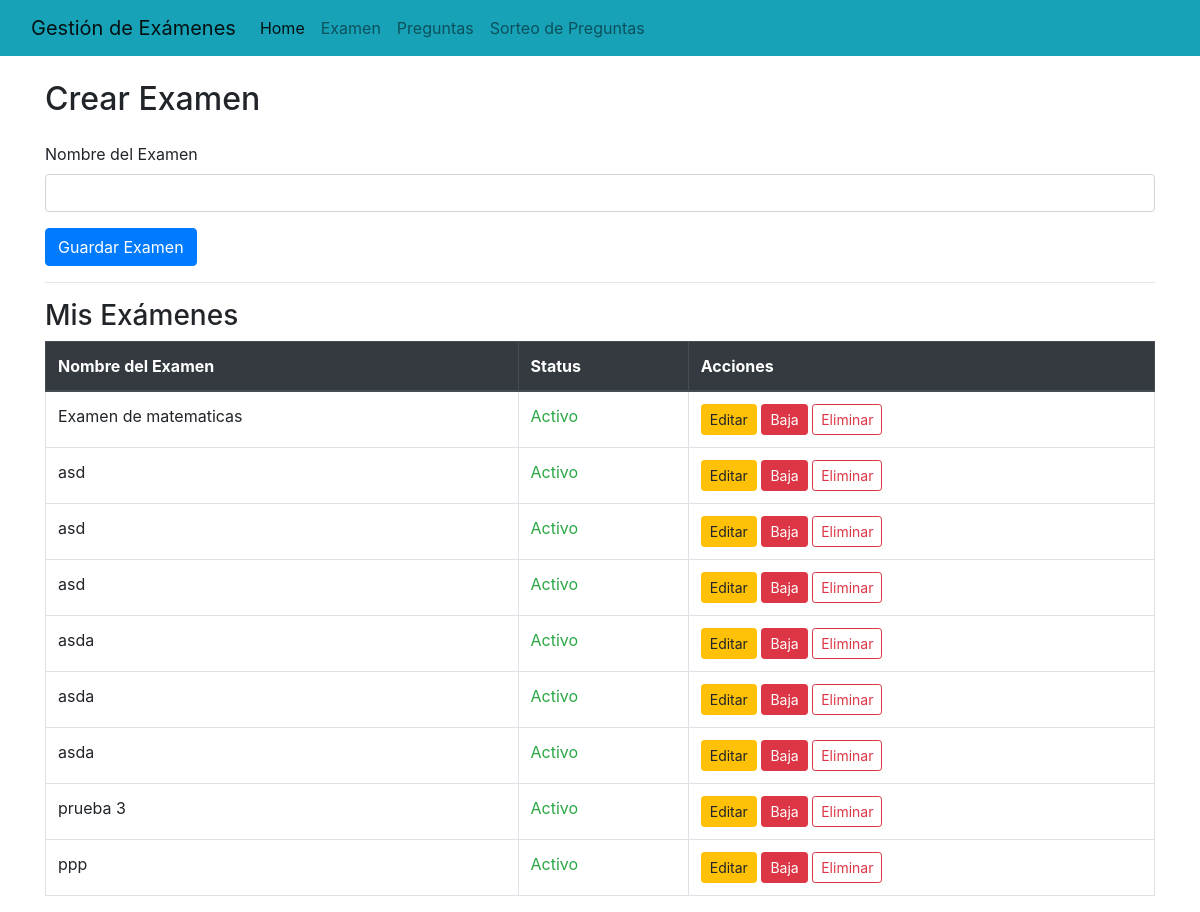
The page /crearexamen.php?error=id (signed in) on the database its author committed.
### tables this page shows
CREATE TABLE `examen` (
  `id` int(11) NOT NULL,
  `id_usuarios` int(11) NOT NULL,
  `nombre_examen` varchar(50) NOT NULL,
  `status` tinyint(4) DEFAULT NULL
);

### crearexamen.php (the view, shortened to what this page needs)
<?php
include('conexion.php');
$id_usuario = $_SESSION['usuario_id'];
$result = $conexion->query("SELECT id, nombre_examen, status FROM examen WHERE id_usuarios = '$id_usuario'");
?>
<!DOCTYPE html>
<html lang="es">
<head>
    <link rel="stylesheet" href="https://cdn.jsdelivr.net/npm/bootstrap@4.6.2/dist/css/bootstrap.min.css">
</head>
<body>
    <nav class="navbar navbar-expand-lg navbar-light bg-info">
        <div class="container-fluid">
            <a class="navbar-brand" href="index.php">Gestión de Exámenes</a>
            <div class="collapse navbar-collapse" id="navbarSupportedContent">
                <ul class="navbar-nav me-auto mb-2 mb-lg-0">
                    <li class="nav-item">
                        <a class="nav-link active" aria-current="page" href="index.php">Home</a>
                    </li>
                    <li class="nav-item">
                        <a class="nav-link" href="crearexamen.php">Examen</a>
                    </li>
                    <li class="nav-item">
                        <a class="nav-link" href="preguntas.php">Preguntas</a>
                    </li>
                    <li class="nav-item">
                        <a class="nav-link" href="sorteo_preguntas.php">Sorteo de Preguntas</a>
                    </li>
                </ul>
            </div>
        </div>
    </nav>
    <div class="container-sm">
        <br>
        <h2 class="mb-4">Crear Examen</h2>
        <form method="POST" action="">
            <div class="form-group">
                <label for="nombre_examen">Nombre del Examen</label>
                <input type="text" class="form-control" id="nombre_examen" name="nombre_examen" required>
            </div>
            <button type="submit" class="btn btn-primary">Guardar Examen</button>
        </form>
        <hr>
        <h3>Mis Exámenes</h3>
        <table class="table table-bordered">
            <thead class="thead-dark">
                <tr>
                    <th>Nombre del Examen</th>
                    <th>Status</th>
                    <th>Acciones</th>
                </tr>
            </thead>
            <tbody>
                <?php if ($result->num_rows > 0): ?>
                    <?php while($row = $result->fetch_assoc()): ?>
                        <tr>
                            <td><?= $row['nombre_examen'] ?></td>
                            <td>
                                <?= $row['status'] == 1 ? "<span class='text-success'>Activo</span>" : "<span class='text-danger'>Inactivo</span>" ?>
                            </td>
                            <td>
                                <a href="editar_examen.php?id=<?= $row['id'] ?>" class="btn btn-warning btn-sm">Editar</a>
                                <?php if ($row['status'] == 1): ?>
                                    <a href="baja_examen.php?id=<?= $row['id'] ?>" class="btn btn-danger btn-sm">Baja</a>
                                <?php else: ?>
                                    <a href="alta_examen.php?id=<?= $row['id'] ?>" class="btn btn-success btn-sm">Alta</a>
                                <?php endif; ?>
                                <a href="eliminar_examen.php?id=<?= $row['id'] ?>" class="btn btn-outline-danger btn-sm"
                                onclick="return confirm('¿Estás seguro de eliminar este examen? Se perderá permanentemente.');">
                                Eliminar
                                </a>
                            </td>
                        </tr>
                    <?php endwhile; ?>
                <?php else: ?>
                    <tr>
                        <td colspan="3">No tienes exámenes registrados</td>
                    </tr>
                <?php endif; ?>
            </tbody>
        </table>
    </div>
</body>
</html>

### rows shown on the page
examen: nombre_examen "Examen de matematicas", status "Activo"
examen: nombre_examen "asd", status "Activo"
examen: nombre_examen "asd", status "Activo"
examen: nombre_examen "asd", status "Activo"
examen: nombre_examen "asda", status "Activo"
examen: nombre_examen "asda", status "Activo"
examen: nombre_examen "asda", status "Activo"
examen: nombre_examen "prueba 3", status "Activo"
examen: nombre_examen "ppp", status "Activo"
